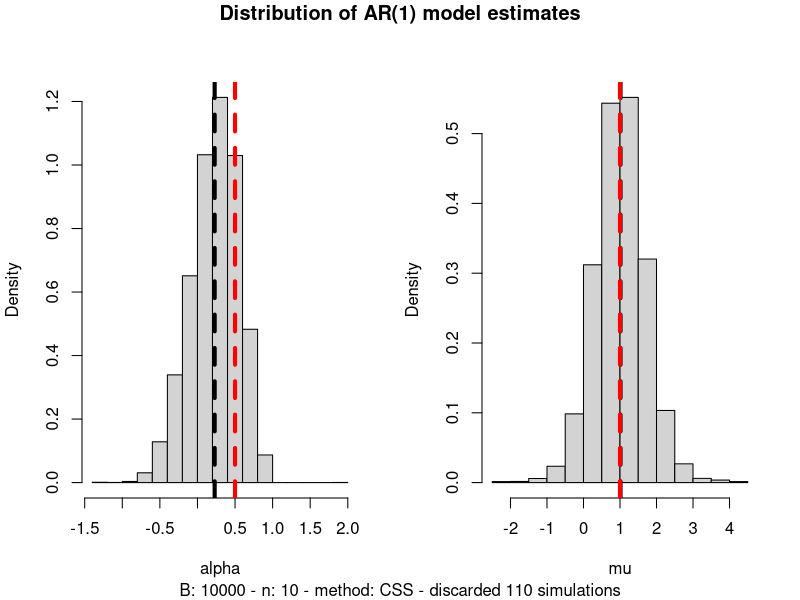
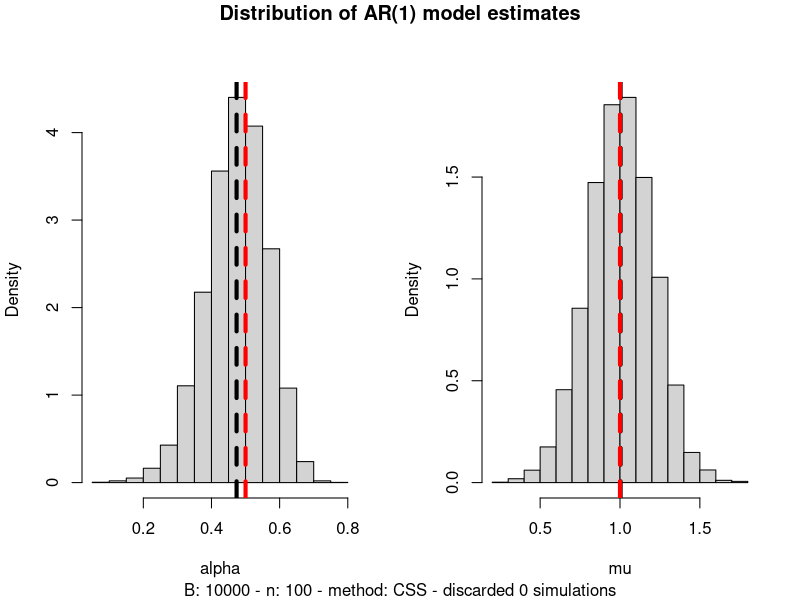

Reproduce these figures in R, in order. (Note: a time limit stopped this script after it produced the figures.)
## ---- chunk 1
set.seed(840)
## ---- chunk 2
sim_ar1 <- function(n, alpha, mu = 0)  
	mu + arima.sim(model = list(order = c(1, 0, 0),  ar1 = alpha), n = n)

fit_ar1 <- function(data, ...) 
	arima(data, order = c(1, 0, 0), ...)

sim_fit_ar1 <- function(B, n, alpha, mu, method = "CSS", plot = TRUE, ...) {
	
	# Simulate from true AR(1) model, fit an AR(1) and extract coefficients
	coefs <- sapply(1:B, \(dummy) {
		sim_ar1(n = n, alpha = alpha, mu = mu) |> 
			fit_ar1(method = method, ...) |> 
			coefficients()
	})
	
	# Remove outliers due to convergence issues using simple heuristic
	# (deviation from median larger than 5 median absolute deviations)
	B_discarded <- 0
	for (i in 1:2) {
		outliers <- abs(coefs[i, ] - median(coefs[i, ])) / mad(coefs[i, ]) > 5
		coefs <- coefs[, !outliers]
		B_discarded <- sum(outliers)
	}
	
	alpha_hat <- coefs["ar1", ]
	mu_hat <- coefs["intercept", ]
	
	if (plot) {
		# Plot histograms of ar1 and intercept coefficients
		oldpar <- par(mfrow=c(1,2))
		
		coef_hist(alpha_hat, alpha, xlab = "alpha")
		coef_hist(mu_hat, mu, xlab = "mu")
		title(main = "Distribution of AR(1) model estimates",
					sub = paste0("B: ", B, " - n: ", n, " - method: ", method, 
											 " - discarded ", B_discarded, " simulations"),
					outer = TRUE,
					line = -1
					)
		par(oldpar)
	}
	
	# Return summary of results
	res <- data.frame(
		n = n, 
		method = method, 
		alpha_hat_mean = mean(alpha_hat),
		alpha_hat_se = sd(alpha_hat) / sqrt(B),
		alpha = alpha,
		mu_hat_mean = mean(mu_hat),
		mu_hat_se = sd(mu_hat) / sqrt(B),
		mu = mu,
		B = B,
		B_discarded = B_discarded
	)
	return(invisible(res))
}

coef_hist <- function(estimates, target, xlab) {
	hist(estimates, freq = FALSE, xlab = xlab, main = NULL)
	abline(v = mean(estimates), lty = "dashed", lwd = 4)
	abline(v = target, col = "red", lty = "dashed", lwd = 4)
}
## ---- chunk 3
set.seed(840)
sim_fit_ar1(10000, 10, alpha = 0.5, mu = 1, method = "CSS")
## ---- chunk 4
sim_fit_ar1(10000, 100, alpha = 0.5, mu = 1, method = "CSS")
## ---- chunk 5
sim_fit_ar1(10000, 1000, alpha = 0.5, mu = 1, method = "CSS")
